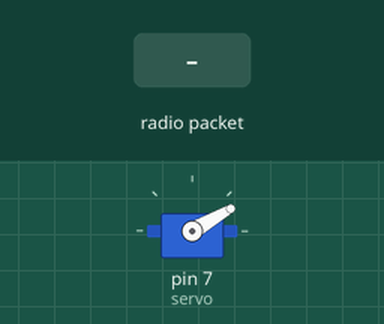
A sketch run on a simulated Arduino Uno, built with avr-gcc and run on an emulated ATmega328P. Shown: servo. The test bench sets the inputs (shaded band). No radio packets arrive unless stated.

Above: at 1.2 s.
1.3 s: radio packet "0" arrives
At 1.9 s:
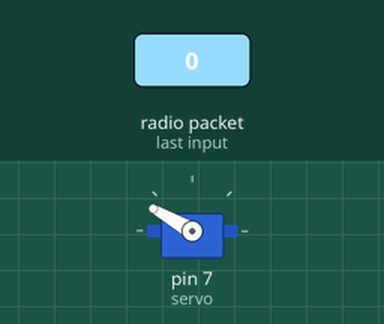
2.8 s: radio packet "1" arrives
At 3.1 s:
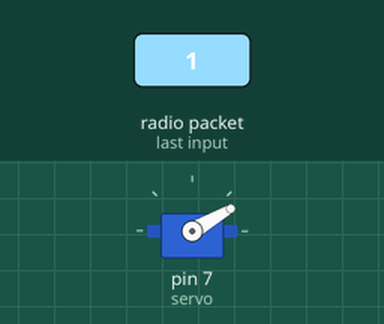
4.3 s: radio packet "2" arrives
At 5.4 s:
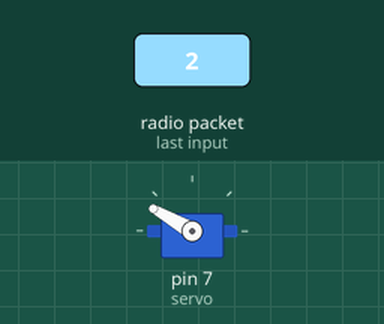
Timing chart, 0 to 7.3 s (numbered marks = the images above; inputs shaded):
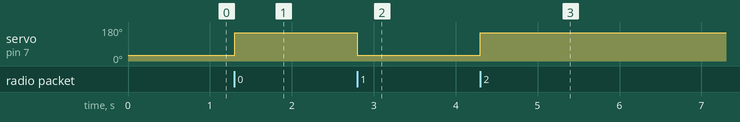

The sketch:

receiver.ino
```cpp
#include <Servo.h>

#include <nRF24L01.h>
#include <RF24.h>
#include <RF24_config.h>
#include <SPI.h>

RF24 radio(9,10);
Servo servo;

const uint64_t myAddress = 0x0000000000LL;

const int payload_size = 32;
char receive_payload[payload_size+1]; // +1 to allow room for a terminating NULL char

void setup(void)
{
  servo.attach(7);
  servo.write(30);

  radio.begin();
  radio.setRetries(15,15);
  radio.setDataRate(RF24_250KBPS);
  radio.setChannel(120);
  radio.openReadingPipe(1,myAddress);
  radio.startListening();
}

void loop(void)
{
    if ( radio.available() )
    {
      // Dump the payloads until we've gotten everything
      bool done = false;
      while (!done)
      {
        done = radio.read( receive_payload, payload_size );

        receive_payload[payload_size] = 0;
      }

      if ( receive_payload[0] == '1' )
        servo.write(30);
      else
        servo.write(150);
    }
}
```

Measured:
- after the input at 1.3 s, servo on pin 7 (servo): 30° → 150° at once
- after the input at 2.8 s, servo on pin 7 (servo): 150° → 30° at once
- after the input at 4.3 s, servo on pin 7 (servo): 30° → 150° at once
